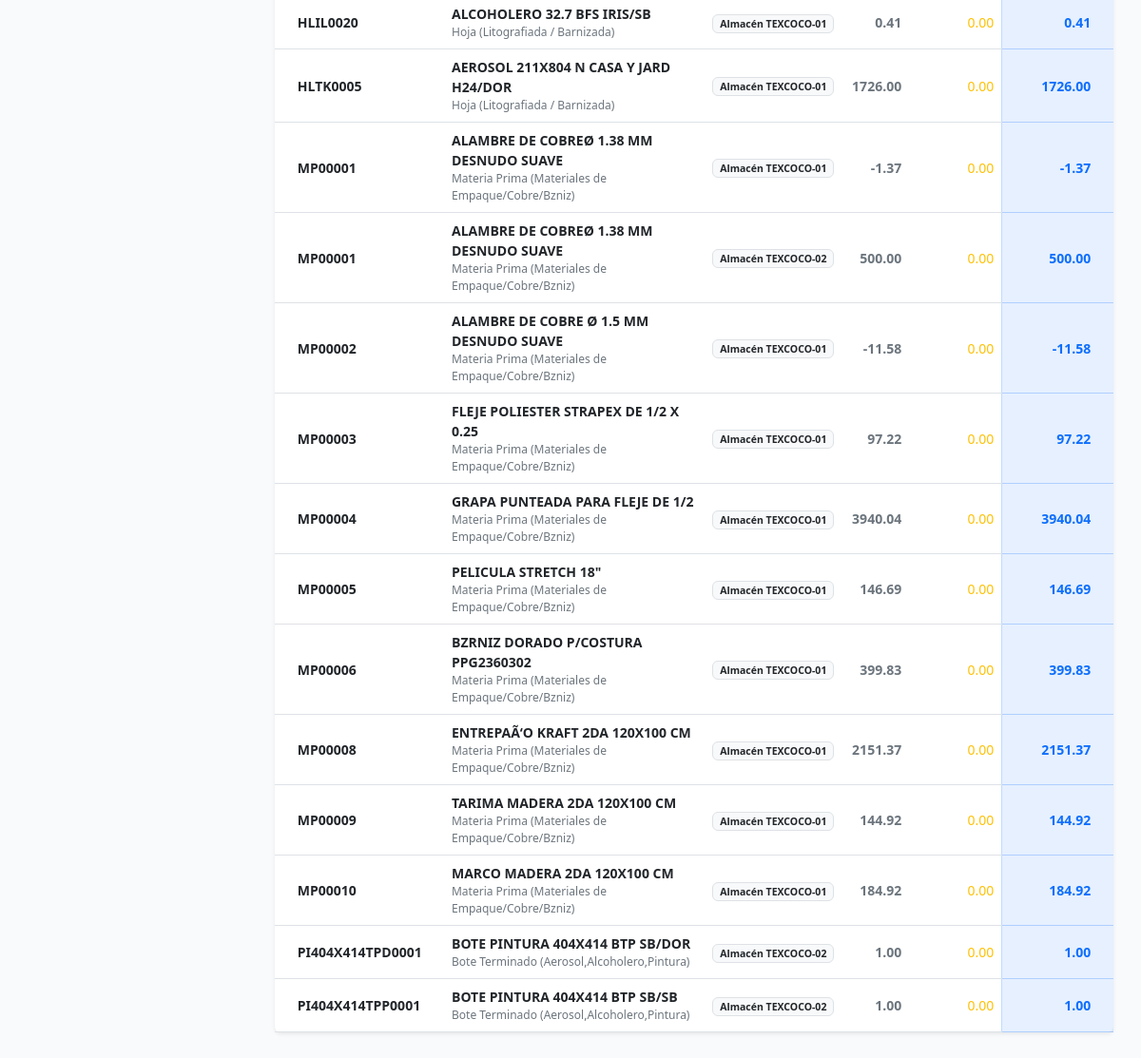
The page /inventario/existencias/ (signed in, lower part) on the database as committed earlier.
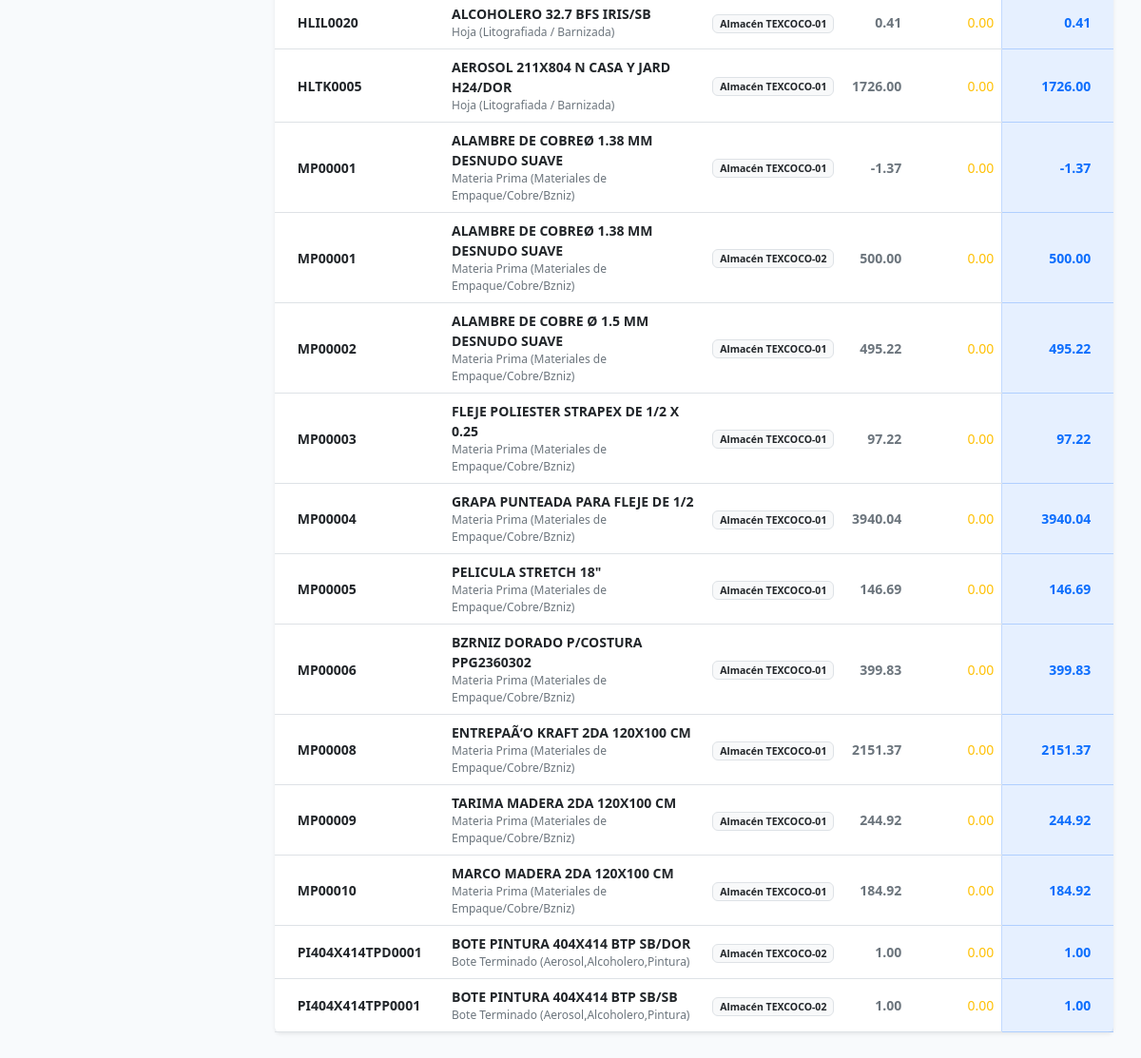
The same page on the database as committed later.
### inventario/models.py (models this page shows, shortened)
class Stock(models.Model):
    producto = models.ForeignKey(Producto, on_delete=models.CASCADE)
    bodega = models.ForeignKey(Bodega, on_delete=models.PROTECT)
    cantidad = models.DecimalField(
        max_digits=18, decimal_places=6, default=Decimal('0.000000'), validators=[MinValueValidator(Decimal('0.000000'))]
    )
    cantidad_reservada = models.DecimalField(
        max_digits=18, decimal_places=6, default=Decimal('0.000000'),
        help_text="Stock apartado para Órdenes de Producción o Pedidos de Venta"
    )
    ubicacion_especifica = models.CharField(max_length=50, blank=True, null=True, help_text="Ej: Pasillo A, Estante 4")
    stock_minimo = models.DecimalField(max_digits=18, decimal_places=6, default=Decimal('0.000000'), help_text="Alerta de stock mínimo")
    fecha_ultima_actualizacion = models.DateTimeField(auto_now=True)
    class Meta:
        verbose_name = "Existencia (Stock)"
        verbose_name_plural = "Existencias por Ubicación"
        unique_together = ('producto', 'bodega')
    @property
    def cantidad_disponible(self):
        return self.cantidad - self.cantidad_reservada

class Producto(models.Model):
    MATERIA_PRIMA = 'MP'
    COMPONENTE = 'CP'
    PRODUCTO_TERMINADO = 'PT'
    HOJALATA_ROLLO = 'HR'
    HOJA_LITOGRAFIADA = 'HL'
    HOJA_CORTADA = 'HC'
    PLANTILLA = 'CC'
    TIPO_PRODUCTO_CHOICES = [
        (MATERIA_PRIMA, 'Materia Prima (Materiales de Empaque/Cobre/Bzniz)'),
        (COMPONENTE, 'Componente (Conos/Fondos/Boq./Válvulas)'),
        (PRODUCTO_TERMINADO, 'Bote Terminado (Aerosol,Alcoholero,Pintura)'),
        (HOJALATA_ROLLO, 'Hojalata Rollo'),
        (HOJA_LITOGRAFIADA, 'Hoja (Litografiada / Barnizada)'),
        (HOJA_CORTADA, 'Hoja Cortada Plain'),
        (PLANTILLA, 'Plantilla(Cuerpos Cortados)'),
    ]
    nombre = models.CharField(max_length=255)
    sku = models.CharField(max_length=50, unique=True, help_text="Ej: AE-001 (Aerosol) o MP-BAR-EPO (Barniz)")
    descripcion = models.TextField(blank=True, null=True)
    tipo = models.CharField(max_length=2, choices=TIPO_PRODUCTO_CHOICES, default=PRODUCTO_TERMINADO)
    unidad_medida = models.ForeignKey(UnidadMedida, on_delete=models.PROTECT, help_text="Ej: Pza, Kg")
    moneda_base_costo = models.ForeignKey(
        Moneda, on_delete=models.PROTECT, related_name='productos_costo', help_text="Moneda en la que se rastrea el costo promedio"
    )
    moneda_base_venta = models.ForeignKey(
        Moneda, on_delete=models.PROTECT, related_name='productos_venta', help_text="Moneda de referencia para precios de venta"
    )
    costo_promedio_mxn = models.DecimalField(
        max_digits=18, decimal_places=6, default=Decimal('0.000000'), help_text="Costo promedio unitario en MXN para contabilidad"
    )
    clave_sat = models.CharField(
        max_length=10, default='24121800',
        verbose_name="Clave SAT Prod/Serv",
        help_text="Clave de producto/servicio SAT (ej. 24121800 para empaques y envases metálicos)"
    )
    clave_unidad_sat = models.CharField(
        max_length=10, default='H87',
        verbose_name="Clave Unidad SAT",
        help_text="Clave de unidad de medida SAT (ej. H87 para Pieza, KGM para Kilogramo)"
    )
    class Meta:
        verbose_name = "Producto"
        verbose_name_plural = "Catálogo de Productos"

class Bodega(models.Model):
    codigo = models.CharField(max_length=20, unique=True)
    nombre = models.CharField(max_length=100)
    descripcion = models.TextField(blank=True, null=True)
    class Meta:
        verbose_name = "Bodega / Almacén"
        verbose_name_plural = "Bodegas / Almacenes"

### inventario/views.py (the view)
# urls.py: path('existencias/', views.existencias_view, name='existencias'),
@login_required
def existencias_view(request):
    existencias = Stock.objects.select_related('producto', 'bodega').all().order_by('producto__sku', 'bodega__nombre')
    query = request.GET.get('q', '').strip()
    bodega_id = request.GET.get('bodega', '').strip()
    if query:
        existencias = existencias.filter(
            Q(producto__sku__icontains=query) | Q(producto__nombre__icontains=query)
        )
    if bodega_id:
        existencias = existencias.filter(bodega_id=bodega_id)
    if request.headers.get('HX-Request'):
        return render(request, 'inventario/partials/_tabla_existencias.html', {'existencias': existencias})
    bodegas = Bodega.objects.all() # Traemos las bodegas reales para el filtro
    return render(request, 'inventario/existencias.html', {
        'existencias': existencias,
        'bodegas': bodegas,
        'query': query
    })

### inventario/templates/inventario/existencias.html (shortened to what this page needs)
{% extends 'general/base.html' %}
{% load static %}
{% block content %}
<div id="tabla-existencias-container">
    {% include 'inventario/partials/_tabla_existencias.html' %}
</div>
{% endblock %}

### inventario/templates/inventario/partials/_tabla_existencias.html (shortened to what this page needs)
<div class="card border-0 shadow-sm">
    <div class="card-body p-0">
        <div class="table-responsive">
            <table class="table table-hover align-middle mb-0">
                <tbody class="text-secondary small">
                    {% for item in existencias %}
                    <tr>
                        <td class="ps-4 fw-bold text-dark">{{ item.producto.sku }}</td>
                        <td>
                            <div class="d-flex flex-column">
                                <span class="fw-semibold text-dark">{{ item.producto.nombre }}</span>
                                <span class="text-muted" style="font-size: 0.75rem;">{{ item.producto.get_tipo_display }}</span>
                            </div>
                        </td>
                        <td>
                            <span class="badge bg-light text-dark border">{{ item.bodega.nombre }}</span>
                        </td>
                        <td class="text-end fw-semibold">{{ item.cantidad|floatformat:2 }}</td>
                        <td class="text-end text-warning">{{ item.cantidad_reservada|floatformat:2 }}</td>
                        <td class="text-end pe-4 fw-bold bg-primary bg-opacity-10 text-primary border-start border-primary border-opacity-25">
                            {{ item.cantidad_disponible|floatformat:2 }}
                        </td>
                    </tr>
                    {% endfor %}
                </tbody>
            </table>
        </div>
    </div>
</div>

Rows that differ between the two databases and show on the page:
changed Stock "MP00002": cantidad "-11.58" → "495.22"; cantidad_disponible "-11.58" → "495.22"
changed Stock "MP00009": cantidad "144.92" → "244.92"; cantidad_disponible "144.92" → "244.92"
